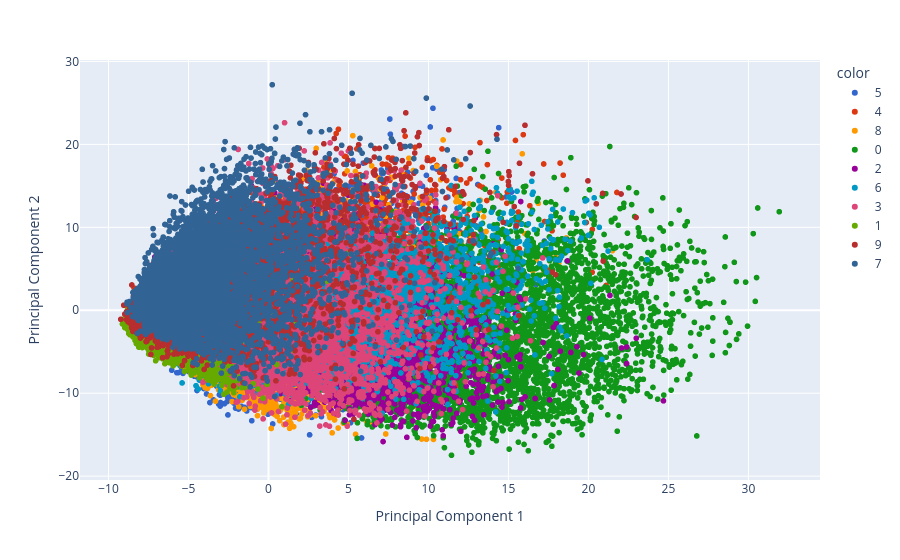

This figure's notebook cell:
### Code cell
# plotting it in a 2D Coordinate System

import plotly.express as px

y_train_tfr = y_train.astype(str)
fig = px.scatter(
    x=X_train_tfr[:, 0],
    y=X_train_tfr[:, 1],
    color=y_train_tfr,
    labels={"x": "Principal Component 1", "y": "Principal Component 2"},
    color_discrete_sequence=px.colors.qualitative.G10
)
fig.show(renderer="vscode")

### Figure 1 — Plotly figure (JSON) as saved in the notebook; plotly's stock layout.template omitted (floating-point values rounded to 4 significant figures; data arrays with more than 128 entries replaced by an {"elided": "..."} marker saying what was removed)
{"data": [{"hovertemplate": "color=5<br>Principal Component 1=%{x}<br>Principal Component 2=%{y}<extra></extra>", "legendgroup": "5", "marker": {"color": "#3366CC", "symbol": "circle"}, "mode": "markers", "name": "5", "showlegend": true, "type": "scattergl", "x": {"elided": "5040 float values"}, "xaxis": "x", "y": {"elided": "5040 float values"}, "yaxis": "y"}, {"hovertemplate": "color=4<br>Principal Component 1=%{x}<br>Principal Component 2=%{y}<extra></extra>", "legendgroup": "4", "marker": {"color": "#DC3912", "symbol": "circle"}, "mode": "markers", "name": "4", "showlegend": true, "type": "scattergl", "x": {"elided": "5529 float values"}, "xaxis": "x", "y": {"elided": "5529 float values"}, "yaxis": "y"}, {"hovertemplate": "color=8<br>Principal Component 1=%{x}<br>Principal Component 2=%{y}<extra></extra>", "legendgroup": "8", "marker": {"color": "#FF9900", "symbol": "circle"}, "mode": "markers", "name": "8", "showlegend": true, "type": "scattergl", "x": {"elided": "5468 float values"}, "xaxis": "x", "y": {"elided": "5468 float values"}, "yaxis": "y"}, {"hovertemplate": "color=0<br>Principal Component 1=%{x}<br>Principal Component 2=%{y}<extra></extra>", "legendgroup": "0", "marker": {"color": "#109618", "symbol": "circle"}, "mode": "markers", "name": "0", "showlegend": true, "type": "scattergl", "x": {"elided": "5560 float values"}, "xaxis": "x", "y": {"elided": "5560 float values"}, "yaxis": "y"}, {"hovertemplate": "color=2<br>Principal Component 1=%{x}<br>Principal Component 2=%{y}<extra></extra>", "legendgroup": "2", "marker": {"color": "#990099", "symbol": "circle"}, "mode": "markers", "name": "2", "showlegend": true, "type": "scattergl", "x": {"elided": "5610 float values"}, "xaxis": "x", "y": {"elided": "5610 float values"}, "yaxis": "y"}, {"hovertemplate": "color=6<br>Principal Component 1=%{x}<br>Principal Component 2=%{y}<extra></extra>", "legendgroup": "6", "marker": {"color": "#0099C6", "symbol": "circle"}, "mode": "markers", "name": "6", "showlegend": true, "type": "scattergl", "x": {"elided": "5480 float values"}, "xaxis": "x", "y": {"elided": "5480 float values"}, "yaxis": "y"}, {"hovertemplate": "color=3<br>Principal Component 1=%{x}<br>Principal Component 2=%{y}<extra></extra>", "legendgroup": "3", "marker": {"color": "#DD4477", "symbol": "circle"}, "mode": "markers", "name": "3", "showlegend": true, "type": "scattergl", "x": {"elided": "5708 float values"}, "xaxis": "x", "y": {"elided": "5708 float values"}, "yaxis": "y"}, {"hovertemplate": "color=1<br>Principal Component 1=%{x}<br>Principal Component 2=%{y}<extra></extra>", "legendgroup": "1", "marker": {"color": "#66AA00", "symbol": "circle"}, "mode": "markers", "name": "1", "showlegend": true, "type": "scattergl", "x": {"elided": "6277 float values"}, "xaxis": "x", "y": {"elided": "6277 float values"}, "yaxis": "y"}, {"hovertemplate": "color=9<br>Principal Component 1=%{x}<br>Principal Component 2=%{y}<extra></extra>", "legendgroup": "9", "marker": {"color": "#B82E2E", "symbol": "circle"}, "mode": "markers", "name": "9", "showlegend": true, "type": "scattergl", "x": {"elided": "5538 float values"}, "xaxis": "x", "y": {"elided": "5538 float values"}, "yaxis": "y"}, {"hovertemplate": "color=7<br>Principal Component 1=%{x}<br>Principal Component 2=%{y}<extra></extra>", "legendgroup": "7", "marker": {"color": "#316395", "symbol": "circle"}, "mode": "markers", "name": "7", "showlegend": true, "type": "scattergl", "x": {"elided": "5790 float values"}, "xaxis": "x", "y": {"elided": "5790 float values"}, "yaxis": "y"}], "layout": {"legend": {"title": {"text": "color"}, "tracegroupgap": 0}, "margin": {"t": 60}, "xaxis": {"anchor": "y", "domain": [0, 1], "title": {"text": "Principal Component 1"}}, "yaxis": {"anchor": "x", "domain": [0, 1], "title": {"text": "Principal Component 2"}}}}
